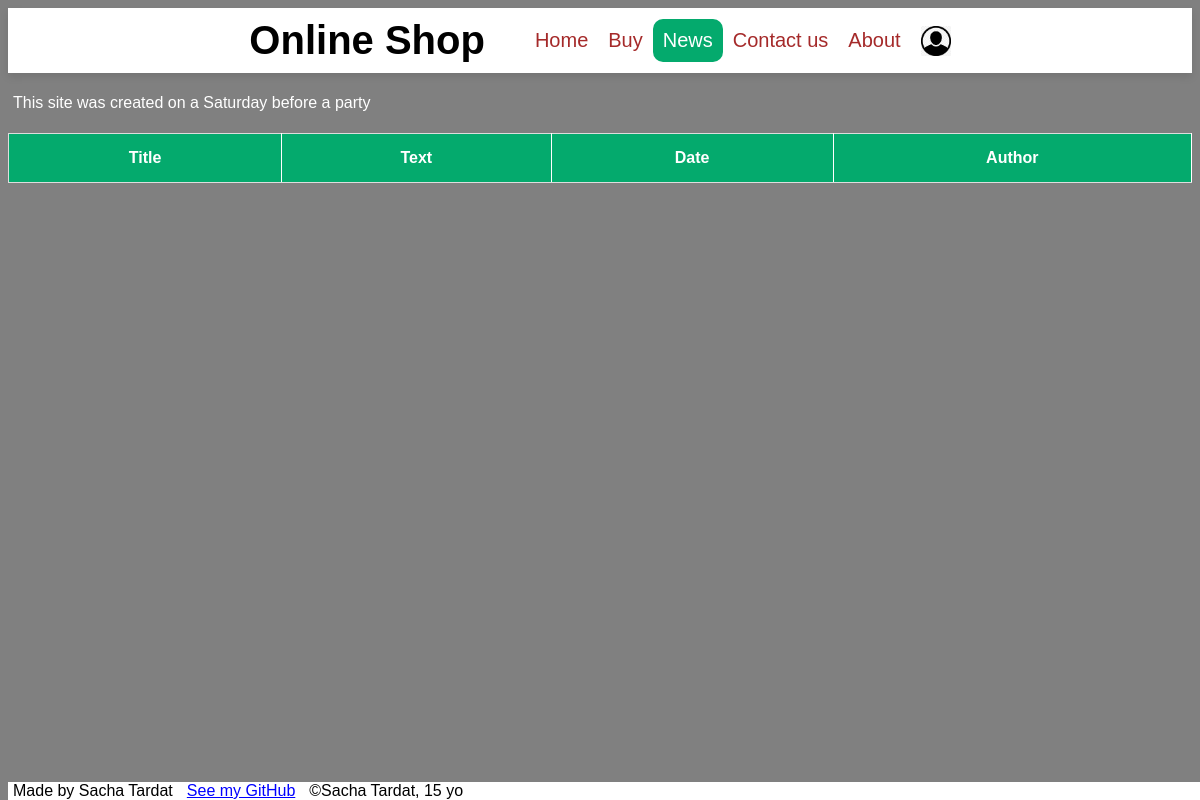
The page /news/ on the database as committed earlier.
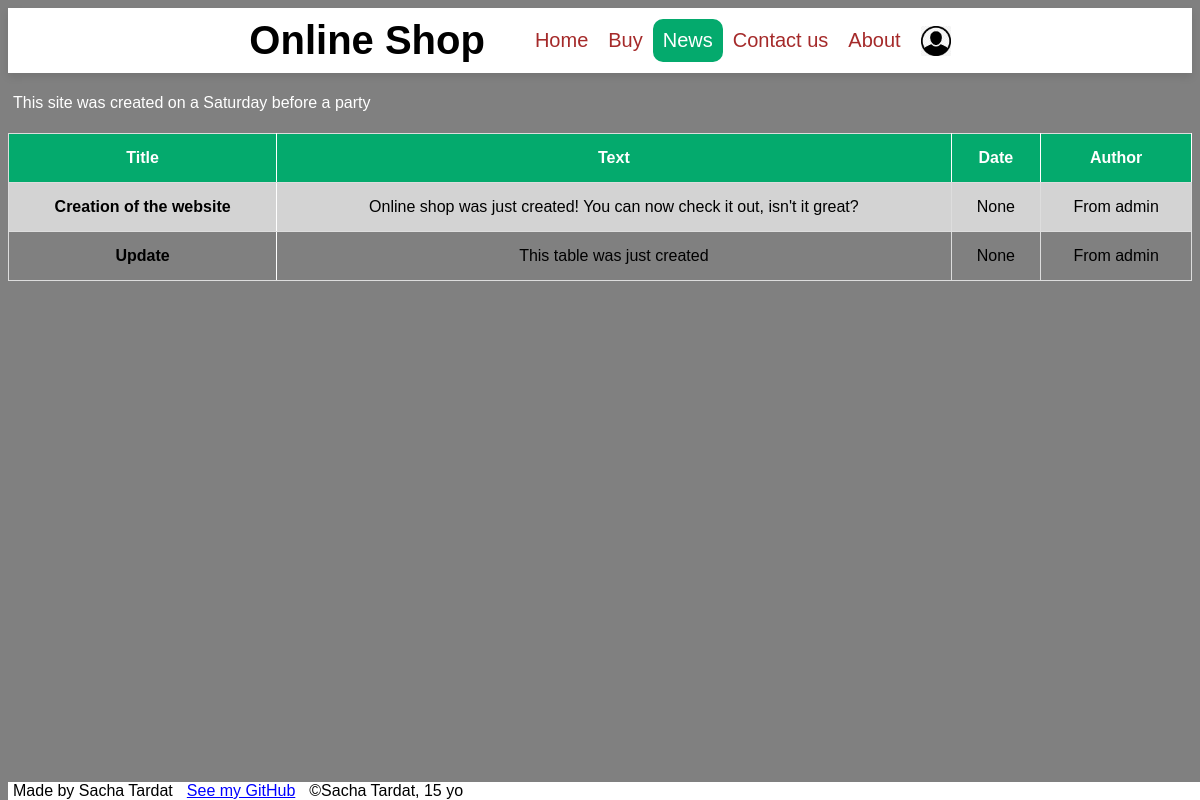
The same page on the database as committed later.
### online_shop/models.py (models this page shows)
class News(models.Model):
    news_title = models.TextField(max_length=20)
    text = models.TextField()
    date = models.DateField()
    author = models.TextField(max_length=10)

### online_shop/views.py (the view)
# urls.py: path('news/', views.news, name='news'),
def news(request):
    news = News.objects.all().values()
    return render(request,"news.html", {"news": news})

### online_shop/templates/news.html (shortened to what this page needs)
<!DOCTYPE html>
<html>
  <head>
    {% load static %}
    <link rel="stylesheet" href="{% static 'css/style.css' %}?{% now 'U' %}">
  </head>
  <body>
    <div class="topnav"></div>
    <p>This site was created on a Saturday before a party</p>
    <table class="news">
      <tbody>
        <tr>
          <th class="first_row">Title</th>
          <th class="first_row">Text</th>
          <th class="first_row">Date</th>
          <th class="first_row">Author</th>
        </tr>
        {% for new in news %}
        <tr>
            <th>{{ new.news_title }}</th>
            <td>{{ new.text }}</td>
            <td>{{ new.date }}</td>
            <td>From {{ new.author }}</td>
        </tr>
        {% endfor %}
      </tbody>
    </table>
    <div class="botnav"></div>
  </body>
</html>

### online_shop/static/css/style.css (style rules this page uses)
p { color:white; font-family:'Comic Sans MS',sans-serif; font-size: 20; border: 5px black; padding: 5px; }
html { background-color: grey; }
.topnav { background-color:white; overflow: hidden; box-shadow: 0 4px 8px rgba(0, 0, 0, 0.1); display: flex; justify-content: center; align-items: center; }
.botnav { background-color: white; overflow: hidden; position: fixed; bottom: 0; width: 100%; }
.news { width: 100%; font-family:'Comic Sans MS',sans-serif; border-collapse: collapse; border: 1px solid white; background-color: transparent; }
.news .first_row { border-right:1px solid white; background-color: #04AA6D; color: white; }
.news th { border-right:1px solid white; }
.news td,th { text-align: center; padding:15px; border: 1px solid #ddd; }
tr:nth-child(even) { background-color: lightgray; }

Rows that differ between the two databases and show on the page:
added News: news_title "Creation of the website", text "Online shop was just created! You can now check it out, isn't it great?", date "None", author "admin"
added News: news_title "Update", text "This table was just created", date "None", author "admin"
